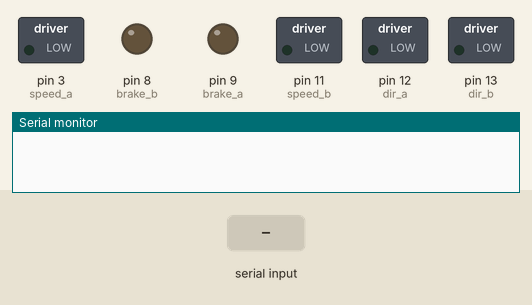
Recording of a sketch running on a simulated Arduino Leonardo, built with avr-gcc and run on an emulated ATmega32U4. Parts: switched loads named in the sketch (green lamp = pin HIGH), output pins drawn as LEDs (lit = HIGH), the last lines printed to the serial monitor. The inputs (shaded band) are chosen by the test bench.

Above: at 1.2 s.
1.3 s: "a" received over the second serial link
At 2.4 s:
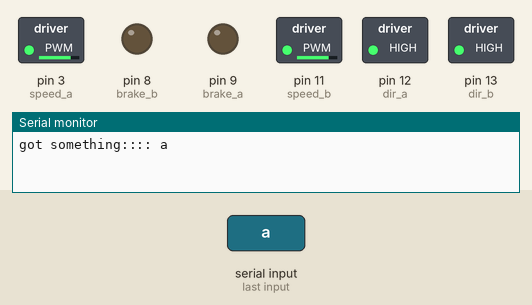
2.8 s: "b" received over the second serial link
At 3.5 s:
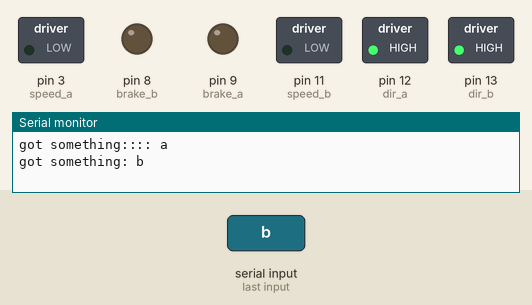
4.3 s: "c" received over the second serial link
At 4.7 s:
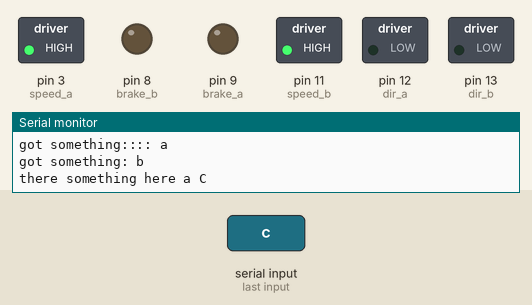
Timing chart, 0 to 7.3 s (numbered marks = the images above; inputs shaded):
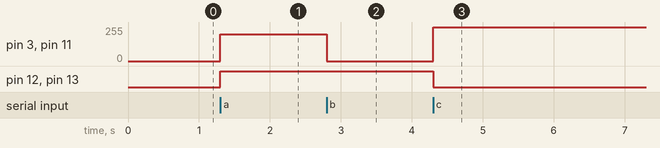

Measured:
- after the input at 1.3 s, pin 3 (speed_a), pin 11 (speed_b): 0/255 → 200/255 at once; pin 12 (dir_a), pin 13 (dir_b): LOW → HIGH at once
- after the input at 2.8 s, pin 3 (speed_a), pin 11 (speed_b): 200/255 → 0/255 at once
- after the input at 4.3 s, pin 3 (speed_a), pin 11 (speed_b): 0/255 → 255/255 at once; pin 12 (dir_a), pin 13 (dir_b): HIGH → LOW at once

The sketch:

Motor.ino
```cpp
// These are the motor pins-- Arduino Shield L298P
const int
dir_a=12,
dir_b=13,
speed_a=3,
speed_b=11,
brake_a=9,
brake_b=8;

char
move_forward='a',
move_forward_double='b',
move_backward='c';

void setup() {
  // put your setup code here, to run once:
  pinMode(dir_a,OUTPUT);
  pinMode(dir_b,OUTPUT);
  pinMode(brake_a,OUTPUT);
  pinMode(brake_b,OUTPUT);

  Serial.begin(57600);
  Serial1.begin(57600); // This is Leonardo

}

void loop() {
  //Serial.println(Serial1.read());
    if (Serial1.available())
    {
         char data= Serial1.read();
           if(data=='a')
           {
        //motor pins here
            Serial.println("got something:::: a");
            digitalWrite(brake_a,LOW);
            digitalWrite(brake_b,LOW);
            digitalWrite(dir_a,HIGH);
            digitalWrite(dir_b,HIGH);
            analogWrite(speed_a,200);
            analogWrite(speed_b,200);
        }
       if (data=='b'){
            Serial.println("got something: b");
            digitalWrite(brake_a,LOW);
            digitalWrite(brake_b,LOW);
            digitalWrite(dir_a,HIGH);
            digitalWrite(dir_b,HIGH);
            analogWrite(speed_a,0);
            analogWrite(speed_b,0);

        }

       if (data == 'c'){

            Serial.println("there something here a C");
            digitalWrite(brake_a,LOW);
            digitalWrite(brake_b,LOW);
            digitalWrite(dir_a,LOW);
            digitalWrite(dir_b,LOW);
            analogWrite(speed_a,255);
            analogWrite(speed_b,255);
        }


}
}
```
